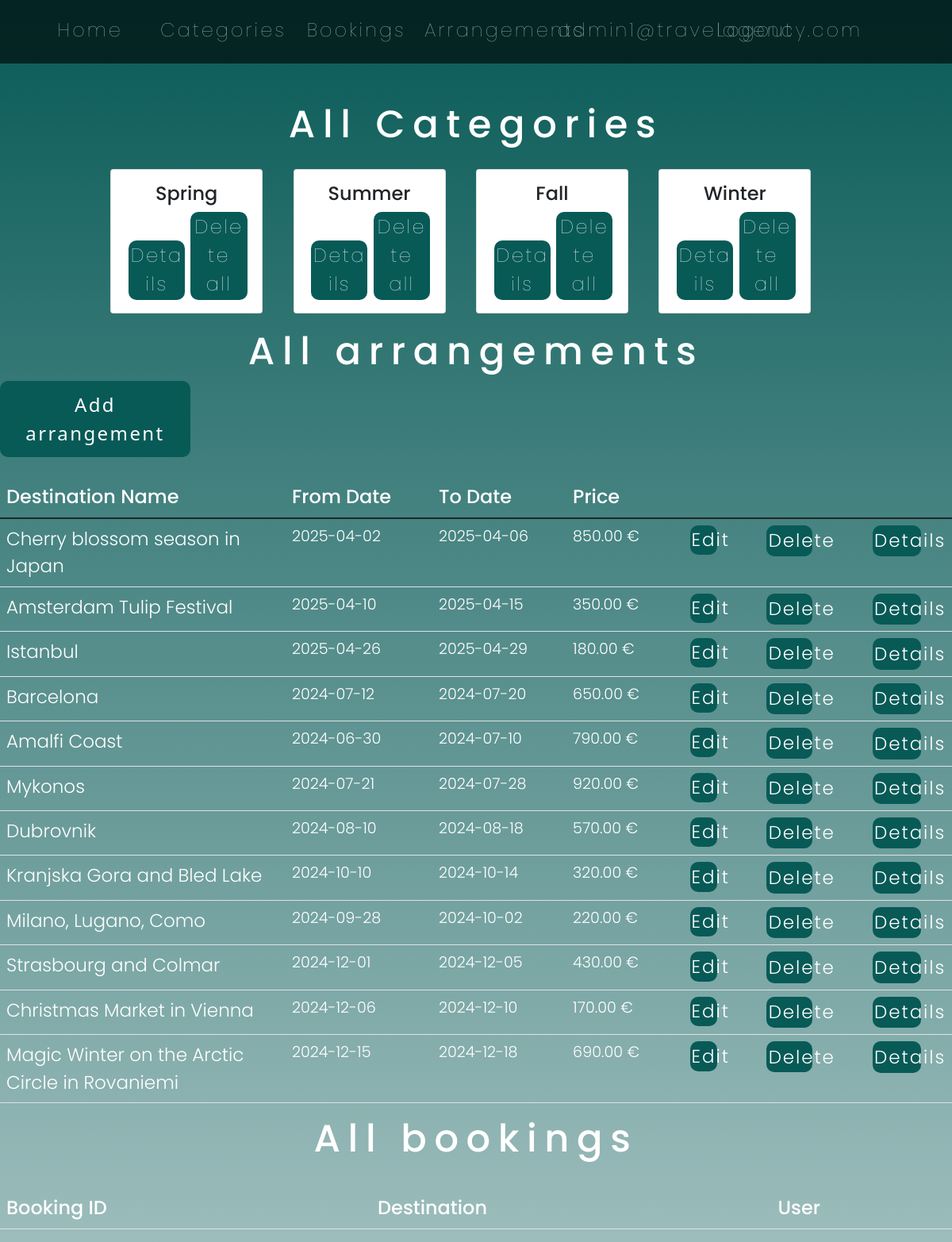
Page /admin.php (signed in) on the committed database.
### tables this page shows
CREATE TABLE IF NOT EXISTS categories (
    categoryID INT AUTO_INCREMENT PRIMARY KEY,
    categoryName VARCHAR(50) NOT NULL
);

CREATE TABLE IF NOT EXISTS destinations (
    destinationID INT AUTO_INCREMENT PRIMARY KEY,
    categoryID INT NOT NULL,
    destinationName VARCHAR(100) NOT NULL,
    fromDate DATE NOT NULL,
    toDate DATE NOT NULL,
    description VARCHAR(1000) NOT NULL,
    price DECIMAL(10, 2) NOT NULL,
    location VARCHAR(100) NOT NULL,
    imgUrl VARCHAR(500) NOT NULL,
    created_at TIMESTAMP DEFAULT CURRENT_TIMESTAMP,
    FOREIGN KEY (categoryID) REFERENCES categories(categoryID)
);

### category_functions.php (called while the page is built, shortened)
<?php
function get_categories($conn){
   $query  = "SELECT * FROM categories";
   $queryExecute = $conn->prepare($query);
   $queryExecute->execute();
   if ($queryExecute->rowCount() > 0) {
   	  $categories = $queryExecute->fetchAll();
   }else {
      $categories = 0;
   }
   return $categories;
}

### arrangement_functions.php (called while the page is built, shortened)
<?php
    function get_arrangements($conn){
        $query  = "SELECT * FROM destinations";
        $queryExecute = $conn->prepare($query);
        $queryExecute->execute();
        if ($queryExecute->rowCount() > 0) {
              $destinations = $queryExecute->fetchAll();
        }else {
           $destinations = 0;
        }
        return $destinations;
     }

### admin.php (the view, shortened to what this page needs)
<?php
if (isset($_SESSION['user_id']) &&
    isset($_SESSION['user_email'])) {
    include "db_connect.php";
    include "category_functions.php";
    include "arrangement_functions.php";
    $categories = get_categories($conn);
    $arrangements=get_arrangements($conn);
?>
<!DOCTYPE html>
<html lang="en">
<head>
    <link rel="stylesheet" href="style.css">
    <link rel="stylesheet" href="style.php">
	<link href="https://cdn.jsdelivr.net/npm/bootstrap@5.1.1/dist/css/bootstrap.min.css" rel="stylesheet">
</head>
<body>
                <nav>
                    <ul>
                        <a href="home.php"><li>Home</li></a>
                        <a href="#all_categories"><li>Categories</li></a>
                        <a href="#all_booking"><li>Bookings</li></a>
                        <a href="#all_dest"><li>Arrangements</li></a>
                        <?php if (isset($_SESSION['user_email'])): ?>
                            <a href="admin.php"><li style="color:white; font-family:Poppins; font-weight:100"><?php echo $_SESSION['user_email']; ?></li></a>
                            <a href="logout.php"><li>Logout</li></a>
                        <?php else: ?>
                            <a href="login.php"><li>Login</li></a>
                        <?php endif; ?>
                    </ul>
                </nav>
		<h4 id="all_categories">All Categories</h4>
        <div class="categories">
            <?php
            foreach ($categories as $category) {
                $pageName = strtolower($category['categoryName']) . '.php';
            ?>
            <div class="card text-center">
                <div class="card-body">
                    <h5 class="card-title"><?php echo htmlspecialchars($category['categoryName']); ?></h5>
                    <button id="btn1">
                        <a href="<?php echo $pageName; ?>" class="adminButton">Details</a>
                    </button>
                    <button id="btn1">
                        <a href="delete_category.php?id=<?php echo $category['categoryID']; ?>" class="adminButton">Delete all</a>
                    </button>
                </div>
            </div>
            <?php } ?>
        </div>
        <h4 id="all_dest">All arrangements</h4>
        <button id="btn_add"><a href="add_arrangement.php">Add arrangement</a></button>
        <div class="arrangements">
            <table class="table table-hover">
                <thead>
                    <tr>
                        <th scope="col">Destination Name</th>
                        <th scope="col">From Date</th>
                        <th scope="col">To Date</th>
                        <th scope="col">Price</th>
                    </tr>
                </thead>
                <tbody>
                    <?php foreach($arrangements as $arrangement) { ?>
                        <tr>
                            <td id="dest">
                                <a href="arrangement_details.php?id=<?php echo $arrangement['destinationID'];?>">
                                    <?php echo $arrangement['destinationName']?>
                                </a>
                            </td>
                            <td><?php echo $arrangement['fromDate']?></td>
                            <td><?php echo $arrangement['toDate']?></td>
                            <td><?php echo $arrangement['price']?> €</td>
                            <td>
                                <button id="btn"><a href="editDestination.php?id=<?php echo $arrangement['destinationID']?>">Edit</a></button>
                            </td>
                            <td>
                                <button id="btn"><a href="deleteDestination.php?id=<?php echo $arrangement['destinationID']?>">Delete</a></button>
                            </td>
                            <td>
                                <button id="btn"><a href="destination_details.php?id=<?php echo $arrangement['destinationID']?>">Details</a></button>
                            </td>
                        </tr>
                    <?php } ?>
                </tbody>
            </table>
        </div>
        <h4 id="all_booking">All bookings</h4>
        <div class="bookings">
        <table class="table table-hover">
                <thead>
                    <tr>
                        <th scope="col">Booking ID</th>
                        <th scope="col">Destination</th>
                        <th scope="col">User</th>
                    </tr>
                </thead>
            </table>
        </div>
</body>
</html>
<?php }else{
  header("Location: login.php");
  exit;
} ?>

### style.css (style rules this page uses)
* { margin:0; }
nav { position:sticky; background-color: black; opacity:0.6; width:100%; height:80px; }
nav ul { width:100%; position:relative; height:100%; }
nav ul li { position:relative; display:inline-block; height:80%; width:14%; letter-spacing: 3px; font-size:1.5em; }
li { text-align:center; padding-top:20px; }
nav ul a { text-decoration: none; list-style-type: none; font-family: 'Poppins','sans-serif'; font-weight:100; color:white; }
body { display: flex; flex-direction: column; }

### admin.php (style rules this page uses)
body { background: linear-gradient(#085a57, rgba(8, 90, 87, 0.4)) no-repeat center center/cover; min-height: 100vh; }
.categories { width:80%; margin-left:10%; margin-right:10%; }
h4 { font-family: 'Poppins','sans-serif'; font-size: 3em; letter-spacing: 0.2em; font-weight:500; color:white; text-align: center; }
.card.text-center { width:20%; float:left; margin:2%; }
.card-title { font-family: "Poppins","sans-serif"; font-weight: 500; font-size:1.5em; }
.adminButton { text-decoration: none; color:white; font-family: 'Poppins','sans-serif'; font-weight: 100; font-size:1.5em; letter-spacing: 0.1em; }
table { margin-top:2%; }
th, td a, td { text-decoration: none; color:white; font-size:1.2em; font-family:"Poppins","sans-serif"; font-weight: 300; }
th { font-size:1.5em; font-weight: 500; }
#dest { width:30%; }
#btn { border-radius:10px; border:none; width:50%; margin-left:25%; background-color: #085a57; color:white; padding:2%; font-size:1em; letter-spacing: 0.1em; }
#btn_add { border-radius:10px; border:none; width:20%; background-color: #085a57; color:white; font-size:1.5em; letter-spacing: 0.1em; padding: 1%; }
#btn_add a { color:white; text-decoration: none; }
#btn1 { border-radius:10px; border:none; width:45%; margin-left:2%; background-color: #085a57; color:white; font-size:1em; padding: 1%; }

### rows in the picture
categories: categoryName "Spring"
categories: categoryName "Summer"
categories: categoryName "Fall"
categories: categoryName "Winter"
destinations: destinationName "Cherry blossom season in Japan", fromDate "2025-04-02", toDate "2025-04-06", price "850.00"
destinations: destinationName "Amsterdam Tulip Festival", fromDate "2025-04-10", toDate "2025-04-15", price "350.00"
destinations: destinationName "Istanbul", fromDate "2025-04-26", toDate "2025-04-29", price "180.00"
destinations: destinationName "Barcelona", fromDate "2024-07-12", toDate "2024-07-20", price "650.00"
destinations: destinationName "Amalfi Coast", fromDate "2024-06-30", toDate "2024-07-10", price "790.00"
destinations: destinationName "Mykonos", fromDate "2024-07-21", toDate "2024-07-28", price "920.00"
destinations: destinationName "Dubrovnik", fromDate "2024-08-10", toDate "2024-08-18", price "570.00"
destinations: destinationName "Kranjska Gora and Bled Lake", fromDate "2024-10-10", toDate "2024-10-14", price "320.00"
destinations: destinationName "Milano, Lugano, Como", fromDate "2024-09-28", toDate "2024-10-02", price "220.00"
destinations: destinationName "Strasbourg and Colmar", fromDate "2024-12-01", toDate "2024-12-05", price "430.00"
destinations: destinationName "Christmas Market in Vienna", fromDate "2024-12-06", toDate "2024-12-10", price "170.00"
destinations: destinationName "Magic Winter on the Arctic Circle in Rovaniemi", fromDate "2024-12-15", toDate "2024-12-18", price "690.00"

### other values in the picture
$_SESSION['user_email'] "admin1@travelagency.com"
